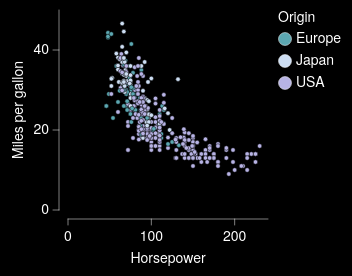

Write the Vega-Lite specification saved for this chart.
### Vega-Lite specification from a JSON file in a GitHub repository (floating-point values rounded to 4 significant figures; data arrays with more than 128 entries replaced by an {"elided": "..."} marker saying what was removed)
{"background": "black", "config": {"arc": {"fill": "#DBDBDB", "fillOpacity": 1.0, "innerRadius": 25.0, "padAngle": 0.03, "stroke": "black", "strokeOpacity": 1, "strokeWidth": 0.25}, "area": {"fill": "#DBDBDB", "fillOpacity": 1.0, "stroke": "black", "strokeOpacity": 1, "strokeWidth": 0.25}, "axis": {"domain": true, "domainCap": "round", "domainColor": "white", "domainWidth": 0.25, "grid": false, "gridCap": "round", "gridColor": "#F1F1F1", "gridDash": [0, 0], "gridOpacity": 1.0, "gridWidth": 0.25, "labelColor": "white", "labelFont": "Helvetica Neue, HelveticaNeue, Helvetica, Arial, sans-serif", "labelFontSize": 7, "labelFontStyle": "normal", "labelFontWeight": 400, "offset": 4.5, "ticks": true, "tickCap": "round", "tickColor": "white", "tickRound": false, "tickSize": 3, "tickWidth": 0.25, "titleColor": "white", "titleFont": "Helvetica Neue, HelveticaNeue, Helvetica, Arial, sans-serif", "titleFontSize": 7, "titleFontStyle": "normal", "titleFontWeight": 400}, "axisX": {"domain": true, "labelAlign": "center", "labelAngle": 0, "labels": true, "ticks": true, "translate": 0}, "axisY": {"domain": true, "labelAlign": "right", "labelAngle": 0, "labels": true, "ticks": true, "translate": 0}, "axisRight": {"domain": true, "labelAlign": "left", "labelAngle": 0, "labels": true, "ticks": true, "translate": 0}, "axisTop": {"domain": true, "labelAlign": "center", "labelAngle": 0, "labels": true, "ticks": true, "translate": 0}, "axisBand": {"tickOffset": 0}, "bar": {"fill": "#DBDBDB", "fillOpacity": 1.0, "stroke": "black", "strokeOpacity": 1, "strokeWidth": 0.25}, "boxplot": {"size": 9.0, "ticks": {"cornerRadius": 0.25, "fill": "white", "opacity": 1, "size": 4.5, "thickness": 0.25}, "box": {"fillOpacity": 1.0, "stroke": "black", "strokeOpacity": 1, "strokeWidth": 0.25}, "median": {"cornerRadius": 0, "fill": "black", "fillOpacity": 1.0, "opacity": 1, "size": 9.0, "thickness": 0.25}, "rule": {"fill": "white", "fillOpacity": 1.0, "size": 10.0, "stroke": "white", "strokeDash": [0, 0], "strokeOpacity": 1, "strokeWidth": 0.25}, "outliers": {"color": "white", "fill": "white", "fillOpacity": 1.0, "size": 0, "stroke": "black", "strokeOpacity": 1, "strokeWidth": 0.25}}, "circle": {"fill": "white", "fillOpacity": 1.0, "size": 1.25, "stroke": null, "strokeOpacity": 1, "strokeWidth": 0.25}, "errorband": {"band": {"fillOpacity": 0.6, "stroke": null, "strokeWidth": 0.25, "strokeOpacity": 1}, "borders": {"opacity": 0, "strokeOpacity": 0.25, "strokeWidth": 1}}, "errorbar": {"opacity": 1, "rule": {"strokeDash": [0, 0], "strokeWidth": 0.25}, "ticks": {"color": "white", "cornerRadius": 0.125, "opacity": 1, "size": 6.0, "thickness": 0.25}, "thickness": 0.25}, "font": "Helvetica Neue, HelveticaNeue, Helvetica, Arial, sans-serif", "geoshape": {"fill": "#DBDBDB", "fillOpacity": 1.0, "stroke": "white", "strokeOpacity": 1, "strokeWidth": 0.25}, "header": {"labelColor": "white", "labelFont": "Helvetica Neue, HelveticaNeue, Helvetica, Arial, sans-serif", "labelFontSize": 7, "labelFontStyle": "normal", "labelFontWeight": 400, "titleColor": "white", "titleFont": "Helvetica Neue, HelveticaNeue, Helvetica, Arial, sans-serif", "titleFontSize": 7, "titleFontStyle": "normal", "titleFontWeight": 400, "titlePadding": 0}, "legend": {"disable": false, "offset": 4.5, "titlePadding": 4, "labelOffset": 2, "gradientLabelOffset": 2, "gradientLength": 50.0, "gradientThickness": 5.0, "gradientOpacity": 1.0, "gradientStrokeColor": "white", "gradientStrokeWidth": 0.25, "labelColor": "white", "labelFont": "Helvetica Neue, HelveticaNeue, Helvetica, Arial, sans-serif", "labelFontSize": 7, "labelFontStyle": "normal", "labelFontWeight": 400, "strokeColor": "white", "strokeWidth": 0, "symbolSize": 42, "symbolStrokeColor": "white", "symbolStrokeWidth": 0.25, "titleColor": "white", "titleFont": "Helvetica Neue, HelveticaNeue, Helvetica, Arial, sans-serif", "titleFontSize": 7, "titleFontStyle": "normal", "titleFontWeight": 400}, "line": {"color": "white", "stroke": "white", "strokeCap": "round", "strokeDash": [0, 0], "strokeOpacity": 1, "strokeWidth": 0.375}, "point": {"filled": true, "fill": "#DBDBDB", "fillOpacity": 1.0, "size": 5.0, "stroke": "black", "strokeOpacity": 1, "strokeWidth": 0.25}, "range": {"category": ["#5CA7B1", "#CDDEF3", "#B7B3E4", "#B3DAB5", "#F5E1B3", "#3D727B", "#8AA8D2", "#867DAC", "#80A988", "#CBB17A", "#204148", "#59719A", "#584C77", "#507B5F", "#9D824D"], "diverging": {"scheme": ["#C35082", "#CE6D94", "#D989A7", "#E2A4BA", "#EABFCE", "#F1DBE2", "#F6F6F6", "#D7E0EB", "#B9CBE0", "#9BB6D5", "#7DA1C9", "#5F8CBD", "#4177B1"]}, "heatmap": {"scheme": ["#32022B", "#43044D", "#4C196E", "#4D338C", "#484DA6", "#3A68BB", "#1D83CA", "#1D9CCB", "#23B5C9", "#28CDC5", "#4DE0B4", "#91EE9F"]}, "ordinal": {"scheme": ["#F1F1F1", "#DBDBDB", "#C6C6C6", "#B2B2B2", "#9D9D9D", "#898989", "#767676", "#636363", "#515151", "#404040", "#2F2F2F", "#1F1F1F"]}, "ramp": {"scheme": ["#32022B", "#43044D", "#4C196E", "#4D338C", "#484DA6", "#3A68BB", "#1D83CA", "#1D9CCB", "#23B5C9", "#28CDC5", "#4DE0B4", "#91EE9F"]}}, "rule": {"color": "white", "stroke": "white", "strokeCap": "round", "strokeDash": [2, 2], "strokeOpacity": 1, "strokeWidth": 0.25}, "scale": {"bandPaddingInner": 0.1, "bandPaddingOuter": 0.1, "round": false}, "rect": {"fill": "#DBDBDB", "fillOpacity": 1.0, "stroke": "black", "strokeOpacity": 1, "strokeWidth": 0.25}, "square": {"fill": "#DBDBDB", "fillOpacity": 1.0, "size": 10.0, "stroke": "black", "strokeOpacity": 1, "strokeWidth": 0.25}, "text": {"color": "white", "font": "Helvetica Neue, HelveticaNeue, Helvetica, Arial, sans-serif", "fontSize": 7, "fontStyle": "normal", "fontWeight": 400}, "tick": {"color": "white", "cornerRadius": 0.125, "opacity": 1.0, "size": 9.0, "thickness": 0.25}, "title": {"anchor": "middle", "frame": "group", "color": "white", "font": "Helvetica Neue, HelveticaNeue, Helvetica, Arial, sans-serif", "fontSize": 7, "fontStyle": "normal", "fontWeight": 400, "subtitleColor": "white", "subtitleFont": "Helvetica Neue, HelveticaNeue, Helvetica, Arial, sans-serif", "subtitleFontSize": "Helvetica Neue, HelveticaNeue, Helvetica, Arial, sans-serif", "subtitleFontStyle": "normal", "subtitleFontWeight": 400}, "trail": {"color": "white", "opacity": 1, "size": 0.375}, "view": {"continuousWidth": 100, "continuousHeight": 100, "discreteWidth": 100, "discreteHeight": 100, "fill": null, "stroke": null, "strokeWidth": 0.25}}, "data": {"name": "data-7285c4e2e195e5a75737a34913199f5f"}, "mark": {"type": "point"}, "encoding": {"color": {"field": "Origin", "type": "nominal"}, "x": {"field": "Horsepower", "type": "quantitative"}, "y": {"field": "Miles_per_Gallon", "title": "Miles per gallon", "type": "quantitative"}}, "$schema": "https://vega.github.io/schema/vega-lite/v6.4.1.json", "datasets": {"data-7285c4e2e195e5a75737a34913199f5f": {"elided": "392 records"}}}
